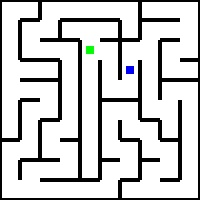
#> input picture rectangular_maze/shortest_path_with_markers/maze02.jpg, 200 x 200 px, found by its file name
$ python shortest_path.py
#> lines starting #> are read from the running program, lines starting #| are printed output that depends on the picture; after the words box and inside, x2 and y2 are one past the last pixel; in counts of white or black regions, pixels touching at a corner belong together
#> in readImage, `ret, binaryImage = cv2.threshold(img, 10, 255, cv2.THRESH_BINARY)`:
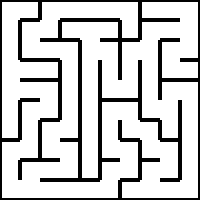
#> binaryImage: shape (200, 200); 80.5% white; 1 black region, box (x1, y1, x2, y2) and area: (0, 0, 200, 200) 7812
import numpy as np
import cv2

class Link():
    value = 0
    parent = 0
    def __init__(self, a, b):
        self.value = a
        self.parent = b
## The readImage function takes a file path as argument and returns image in binary form.
## You can copy the code you wrote for section1.py here.
def readImage(filePath):
    #############  Add your Code here   ###############
    img = cv2.imread(filePath, 0)
    ret, binaryImage = cv2.threshold(img, 10, 255, cv2.THRESH_BINARY)
    ###################################################
    return binaryImage

## The findNeighbours function takes a maze image and row and column coordinates of a cell as input arguments
## and returns a stack consisting of all the neighbours of the cell as output.
## Note :- Neighbour refers to all the adjacent cells one can traverse to from that cell provided only horizontal
## and vertical traversal is allowed.
## You can copy the code you wrote for section1.py here.
def findNeighbours(img,row,column):
    neighbours = []
    #############  Add your Code here   ###############
    i = 0
    while(True):
        if img[i, i] != 0:
            border = i
            break
        i += 1
    i = border
    cell = 0
    while(True):
        if img[i, i] == 0:
            cell = i
            break
        i += 1
    if img[cell - border * 2, cell] == 0 or img[cell, cell - border * 2] == 0:
        cell = cell + border
    row_new = (2 * row + 1) * (cell // 2)
    col_new = (2 * column + 1) * (cell // 2)
    top = row_new - (cell // 2) + 1
    bottom = row_new + (cell // 2) - 2
    left = col_new - (cell // 2) + 1
    right = col_new + (cell // 2) - 2
    if img[top, col_new] != 0:
        neighbours.append([row - 1, column])
    if img[bottom, col_new] != 0:
        neighbours.append([row + 1, column])
    if img[row_new, left] != 0:
        neighbours.append([row, column - 1])
    if img[row_new, right] != 0:
        neighbours.append([row, column + 1])
    ###################################################
    return neighbours

##  colourCell function takes 4 arguments:-
##            img - input image
##            row - row coordinates of cell to be coloured
##            column - column coordinates of cell to be coloured
##            colourVal - the intensity of the colour.
##  colourCell basically highlights the given cell by painting it with the given colourVal. Care should be taken that
##  the function doesn't paint over the black walls and only paints the empty spaces. This function returns the image
##  with the painted cell.
##  You can copy the code you wrote for section1.py here.
def colourCell(img,row,column,colourVal):
    #############  Add your Code here   ###############
    neighbours = findNeighbours(img, row, column)
    i = 0
    while(True):
        if img[i, i] != 0:
            border = i
            break
        i += 1
    i = border
    cell = 0
    while(True):
        if img[i, i] == 0:
            cell = i
            break
        i += 1
    if img[cell - border * 2, cell] == 0 or img[cell, cell - border * 2] == 0:
        cell = cell + border
    row_new = (2 * row + 1) * (cell // 2)
    col_new = (2 * column + 1) * (cell // 2)
    top = row_new - (cell // 2) + 1
    bottom = row_new + (cell // 2) - 2
    left = col_new - (cell // 2) + 1
    right = col_new + (cell // 2) - 2
    img[top + 1 : bottom, left + 1 : right] = colourVal
    for i in neighbours:
        if i[0] == row + 1:
            img[top + 1 : bottom + 2, left + 1 : right] = colourVal
        if i[0] == row - 1:
            img[top - 1 : bottom, left + 1 : right] = colourVal
        if i[1] == column + 1:
            img[top + 1 : bottom, left + 1 : right + 2] = colourVal
        if i[1] == column - 1:
            img[top + 1 : bottom, left - 1 : right] = colourVal
    ###################################################
    return img

##  Function that accepts some arguments from user and returns the graph of the maze image.
def buildGraph(img):  ## You can pass your own arguments in this space.
    graph = {}
    #############  Add your Code here   ###############
    i = 0
    while(True):
        if img[i, i] != 0:
            border = i
            break
        i += 1
    i = border
    cell = 0
    while(True):
        if img[i, i] == 0:
            cell = i
            break
        i += 1
    if img[cell - border * 2, cell] == 0 or img[cell, cell - border * 2] == 0:
        cell = cell + border
    r = len(img) // cell
    c = len(img) // cell
    for i in range(r):
        for j in range(c):
            graph[(i, j)] = findNeighbours(img, i, j)
    ###################################################

    return graph

def next_num():
    del x[0]
    return x[0]

def numberMaze(graph, initial, new, l):
    empty = 0
    lar = 0
    for k in graph[initial]:
        if new[tuple(k)] == -1:
            empty += 1
    if empty == 0:
        return
    elif empty == 1:
        for i in range(len(graph[initial])):
            if new[tuple(graph[initial][i])] == -1:
                new[tuple(graph[initial][i])] = new[initial]
                numberMaze(graph, tuple(graph[initial][i]), new, l)
    else:
        for i in range(len(graph[initial])):
            if new[tuple(graph[initial][i])] == -1:
                n = next_num()
                new[tuple(graph[initial][i])] = n
                l.append(Link(n, new[initial]))
                numberMaze(graph, tuple(graph[initial][i]), new, l)

def shortestNumberedPath(l, initial, final, path):
    if final == initial:
        return
    else:
        for i in l:
            if i.value == final:
                parent = i.parent
                break
        path.append(parent)
        shortestNumberedPath(l, initial, parent, path)

##  Finds shortest path between two coordinates in the maze. Returns a set of coordinates from initial point
##  to final point.
def findPath(graph, initial, final): ## You can pass your own arguments in this space.
    #############  Add your Code here   ###############
    shortest = [initial]
    visited = [initial]
    count = 1
    global path
    path = []
    global new
    new = {}
    global l
    l = []
    for k in graph.keys():
        new[k] = -1
    new[initial] = 1
    global x
    x = list(range(1, 1000))
    numberMaze(graph, initial, new, l)
    path.append(new[final])
    shortestNumberedPath(l, new[initial], new[final], path)
    path.reverse()
    current = initial
    while(True):
        if current == final:
            return shortest
        for j in graph[current]:
            if not tuple(j) in visited:
                if new[tuple(j)] == new[current]:
                    current = tuple(j)
                    shortest.append(current)
                    visited.append(current)
                    break
                else:
                    if new[tuple(j)] == path[count]:
                        count += 1
                        shortest.append(tuple(j))
                        current = tuple(j)
                        visited.append(current)
                        break
    ###################################################

## This is the main function where all other functions are called. It accepts filepath
## of an image as input. You are not allowed to change any code in this function.
def main(filePath, flag = 0):
#> called with filePath = 'maze02.jpg', flag = 0
    img = readImage(filePath)      ## Read image with specified filepath.
    breadth = len(img)//20          ## Breadthwise number of cells
#> breadth = 10
    length = len(img[0])//20           ## Lengthwise number of cells
#> length = 10
    if length == 10:
        initial_point = (0,0)      ## Start coordinates for maze solution
        final_point = (9,9)        ## End coordinates for maze solution
    else:
        initial_point = (0,0)
        final_point = (19,19)
    graph = buildGraph(img)       ## Build graph from maze image. Pass arguments as required.
#> after the loop in buildGraph, `while(True):`: i = 2
#> after the loop in buildGraph, `while(True):`: i = 20
#> in buildGraph, `r = len(img) // cell`: r = 10
    shortestPath = findPath(graph, initial_point, final_point)  ## Find shortest path. Pass arguments as required.
#> the loop in findPath, `for k in graph.keys():` made 100 passes
#> k on passes 1 to 12: (0, 0), (0, 1), (0, 2), (0, 3), (0, 4), (0, 5), (0, 6), (0, 7), (0, 8), (0, 9), (1, 0), (1, 1)
#> the loop in numberMaze, `for k in graph[initial]:` made 2 passes
#> the loop in numberMaze, `for i in range(len(graph[initial])):` made 2 passes
    print(shortestPath)             ## Print shortest path to verify
#> (printed output is left out)
    string = str(shortestPath) + "\n"
    for i in shortestPath:         ## Loop to paint the solution path.
        img = colourCell(img, i[0], i[1], 100)
#> this loop made 35 passes
#> pass 1, in main, `img = colourCell(img, i[0], i[1], 100)`:
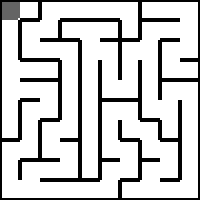
#> img: shape (200, 200); 0.8% of pixels changed, all inside (x1, y1, x2, y2) = (2, 2, 20, 20)
#> pass 2, in main, `img = colourCell(img, i[0], i[1], 100)`:
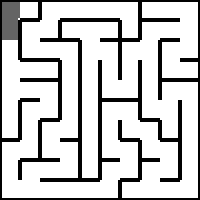
#> img: shape (200, 200); 0.8% of pixels changed, all inside (x1, y1, x2, y2) = (2, 20, 18, 40)
#> pass 3, in main, `img = colourCell(img, i[0], i[1], 100)`:
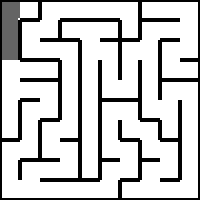
#> img: shape (200, 200); 0.8% of pixels changed, all inside (x1, y1, x2, y2) = (2, 40, 18, 60)
#> after the loop:
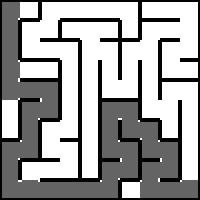
#> img: shape (200, 200); min 0, max 255, mean 161.3
    if __name__ == '__main__':     ## Return value for main() function.
        return img
    else:
        if flag == 0:
            return string
        else:
            return graph


## The main() function is called here. Specify the filepath of image in the space given.
if __name__ == '__main__':
    filePath = 'maze02.jpg'        ## File path for test image
    img = readImage(filePath)
    img = main(filePath)           ## Main function call
    cv2.imshow('canvas', img)
    cv2.waitKey(0)
    cv2.destroyAllWindows()

$ run again, with rectangular_maze/shortest_path_with_markers/maze00.jpg copied over rectangular_maze/shortest_path_with_markers/maze02.jpg
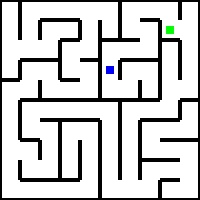
#> input picture rectangular_maze/shortest_path_with_markers/maze00.jpg, 200 x 200 px, found by its file name
#> in readImage, `ret, binaryImage = cv2.threshold(img, 10, 255, cv2.THRESH_BINARY)`:
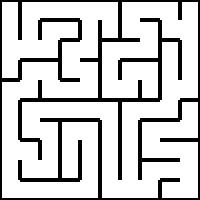
#> binaryImage: shape (200, 200); 80.5% white; 1 black region, box (x1, y1, x2, y2) and area: (0, 0, 200, 200) 7812
#> breadth = 10
#> after the loop in buildGraph, `while(True):`: i = 2
#> after the loop in buildGraph, `while(True):`: i = 18
#> r = 10
#> the loop in findPath, `for k in graph.keys():` made 100 passes
#> k on passes 1 to 8: (0, 0), (0, 1), (0, 2), (0, 3), (0, 4), (0, 5), (0, 6), (0, 7)
#> the loop in numberMaze, `for k in graph[initial]:` made 1 pass
#> k on pass 1: [1, 0]
#> the loop in numberMaze, `for i in range(len(graph[initial])):` made 1 pass
#> (printed output is left out)
#> the loop in main, `for i in shortestPath:` made 45 passes
#> after the loop in main, `for i in shortestPath:`:
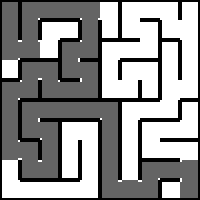
#> img: shape (200, 200); min 0, max 255, mean 148.8

$ run again, with rectangular_maze/shortest_path_with_markers/maze01.jpg copied over rectangular_maze/shortest_path_with_markers/maze02.jpg
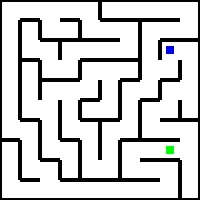
#> input picture rectangular_maze/shortest_path_with_markers/maze01.jpg, 200 x 200 px, found by its file name
#> in readImage, `ret, binaryImage = cv2.threshold(img, 10, 255, cv2.THRESH_BINARY)`:
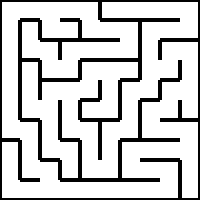
#> binaryImage: shape (200, 200); 80.5% white; 1 black region, box (x1, y1, x2, y2) and area: (0, 0, 200, 200) 7816
#> breadth = 10
#> after the loop in buildGraph, `while(True):`: i = 2
#> after the loop in buildGraph, `while(True):`: i = 20
#> r = 10
#> the loop in findPath, `for k in graph.keys():` made 100 passes
#> k on passes 1 to 8: (0, 0), (0, 1), (0, 2), (0, 3), (0, 4), (0, 5), (0, 6), (0, 7)
#> the loop in numberMaze, `for k in graph[initial]:` made 2 passes
#> k on passes 1 to 2: [1, 0], [0, 1]
#> the loop in numberMaze, `for i in range(len(graph[initial])):` made 2 passes
#| [(0, 0), (1, 0), (2, 0), (3, 0), (4, 0), (5, 0), (6, 0), (6, 1), (7, 1), (8, 1), (8, 2), (9, 2), (9, 3), (9, 4), (9, 5), (9, 6), (9, 7), (9, 8), (8, 8), (8, 7), (8, 6), (7, 6), (7, 7), (7, 8), (7, 9), (8, 9), (9, 9)]
#> the loop in main, `for i in shortestPath:` made 27 passes
#> after the loop in main, `for i in shortestPath:`:
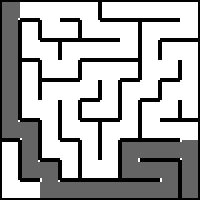
#> img: shape (200, 200); min 0, max 255, mean 171.6

$ run again, with rectangular_maze/shortest_path_with_markers/maze03.jpg copied over rectangular_maze/shortest_path_with_markers/maze02.jpg
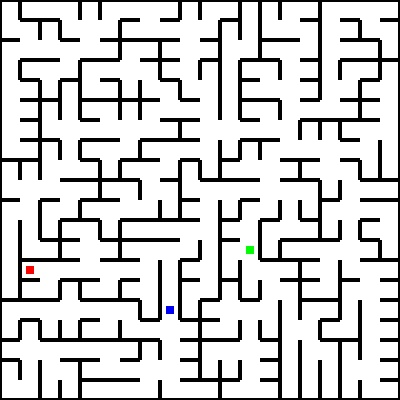
#> input picture rectangular_maze/shortest_path_with_markers/maze03.jpg, 400 x 400 px, found by its file name
#> in readImage, `ret, binaryImage = cv2.threshold(img, 10, 255, cv2.THRESH_BINARY)`:
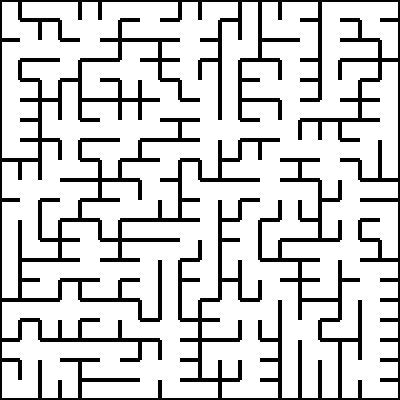
#> binaryImage: shape (400, 400); 80.9% white; 1 black region, box (x1, y1, x2, y2) and area: (0, 0, 400, 400) 30592
#> breadth = 20
#> after the loop in buildGraph, `while(True):`: i = 2
#> after the loop in buildGraph, `while(True):`: i = 18
#> r = 20
#> the loop in findPath, `for k in graph.keys():` made 400 passes
#> k on passes 1 to 3: (0, 0), (0, 1), (0, 2)
#> the loop in numberMaze, `for k in graph[initial]:` made 1 pass
#> k on pass 1: [1, 0]
#> the loop in numberMaze, `for i in range(len(graph[initial])):` made 1 pass
#> (printed output is left out)
#> the loop in main, `for i in shortestPath:` made 43 passes
#> after the loop in main, `for i in shortestPath:`:
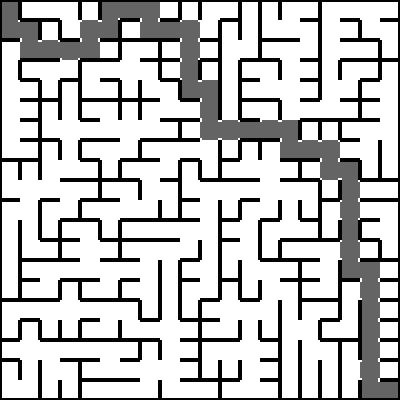
#> img: shape (400, 400); min 0, max 255, mean 191.7
